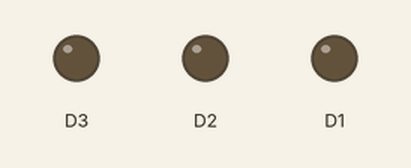
The sketch below on a simulated ESP8266 (NodeMCU). On the bench: output pins drawn as LEDs (lit = HIGH).

Above: at 0.05 s.
At 1.0 s:
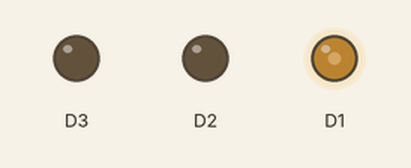
At 3.3 s:
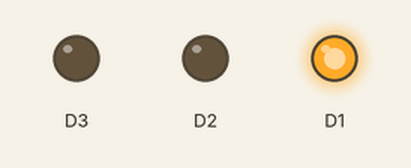
At 6.55 s:
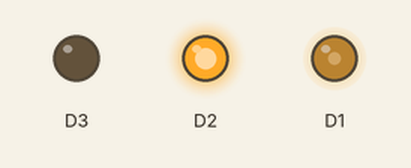
At 9.25 s:
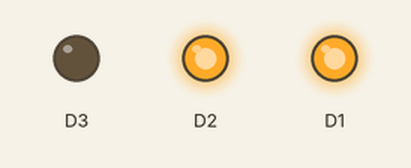
At 11.95 s:
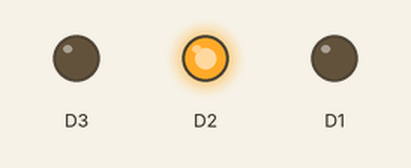
Timing chart, 0 to 15.6 s (numbered marks = the images above):
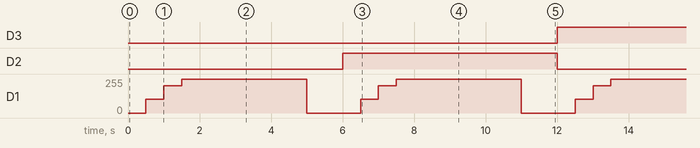

The sketch:

L298_libreria.ino
```cpp
#define IN1 D3
#define IN2 D2
#define ENA D1
class L298_NODEMCU {
  public:
  L298_NODEMCU(char enablePin,char in1Pin,char in2Pin);
  void L298_NODEMCU_DETENR(void);
  void L298_NODEMCU_AVANZAR(int duty);
  void L298_NODEMCU_RETROCEDER(int duty);


  private:
  char enablePin;
  char in1Pin;
  char in2Pin;
};

L298_NODEMCU motorI(ENA,IN1,IN2);
void setup() {

}


void loop() {
  for(int i=0;i<10;i++){
    motorI.L298_NODEMCU_AVANZAR(i*103);
    delay(500);
  }
  motorI.L298_NODEMCU_DETENR();
  delay(1000);
  for(int i=0;i<10;i++){
    motorI.L298_NODEMCU_RETROCEDER(i*103);
    delay(500);
  }
   motorI.L298_NODEMCU_DETENR();
  delay(1000);

}


 L298_NODEMCU::L298_NODEMCU(char enablePin,char in1Pin,char in2Pin){
  this->enablePin=enablePin;
  this->in1Pin=in1Pin;
  this->in2Pin=in2Pin;
  pinMode(this->enablePin,OUTPUT);
  pinMode(this->in1Pin,OUTPUT);
  pinMode(this->in2Pin,OUTPUT);
  digitalWrite(this->in1Pin,HIGH);
}

void L298_NODEMCU::L298_NODEMCU_DETENR(void){
  analogWrite(enablePin,0);
}

void L298_NODEMCU::L298_NODEMCU_AVANZAR(int duty){
  L298_NODEMCU_DETENR();
  digitalWrite(in1Pin,HIGH);
  digitalWrite(in2Pin,LOW);
  analogWrite(enablePin,duty);
}
void L298_NODEMCU::L298_NODEMCU_RETROCEDER(int duty){
  L298_NODEMCU_DETENR();
  digitalWrite(in1Pin,LOW);
  digitalWrite(in2Pin,HIGH);
  analogWrite(enablePin,duty);
}
```

Measured:
- by itself, D3, D2: alternates HIGH for 6.0 s and LOW for 6.0 s
- by itself, D1: repeats every 6.0 s: 206/255 0.50 s, 255/255 3.5 s, 0/255 1.5 s, 103/255 0.50 s
